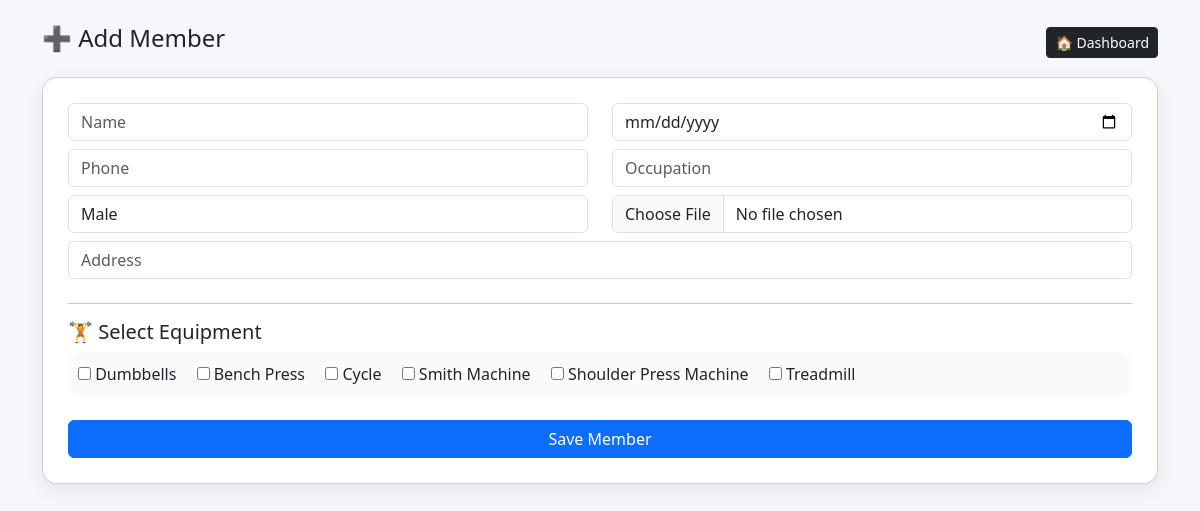
The page /add_member.php on the database its author committed.
### tables this page shows
CREATE TABLE `equipment` (
  `id` int(11) NOT NULL,
  `name` varchar(100) DEFAULT NULL,
  `quantity` int(11) DEFAULT NULL,
  `status` varchar(20) DEFAULT 'working'
);

### add_member.php (the view, shortened to what this page needs)
<?php
include("../includes/db.php");
$equipment = $conn->query("SELECT * FROM equipment");
?>
<!DOCTYPE html>
<html>
<head>
    <link href="https://cdn.jsdelivr.net/npm/bootstrap@5.3.0/dist/css/bootstrap.min.css" rel="stylesheet">
</head>
<body>
<div class="container mt-4">
<div class="d-flex justify-content-between align-items-center mb-3">
    <h4>➕ Add Member</h4>
    <a href="../dashboard.php" class="btn btn-dark btn-sm">🏠 Dashboard</a>
</div>
<div class="card">
<form method="POST" enctype="multipart/form-data">
<div class="row">
<div class="col-md-6 mb-2">
<input type="text" name="name" class="form-control" placeholder="Name" required>
</div>
<div class="col-md-6 mb-2">
<input type="date" name="dob" class="form-control" required>
</div>
<div class="col-md-6 mb-2">
<input type="text" name="phone" class="form-control" placeholder="Phone" required>
</div>
<div class="col-md-6 mb-2">
<input type="text" name="occupation" class="form-control" placeholder="Occupation" required>
</div>
<div class="col-md-6 mb-2">
<select name="gender" class="form-control">
<option>Male</option>
</select>
</div>
<div class="col-md-6 mb-2">
<input type="file" name="photo" class="form-control" required>
</div>
<div class="col-md-12 mb-2">
<input type="text" name="address" class="form-control" placeholder="Address" required>
</div>
</div>
<hr>
<h5>🏋️ Select Equipment</h5>
<div class="equip-box">
<?php if($equipment){ while($e = $equipment->fetch_assoc()) { ?>
<label class="me-3">
<input type="checkbox" name="equipment[]" value="<?= $e['id'] ?>">
<?= $e['name'] ?>
</label>
<?php }} ?>
</div>
<br>
<button name="save" class="btn btn-primary w-100">Save Member</button>
</form>
</div>
</div>
</body>
</html>

### add_member.php (style rules this page uses)
body { background:#f5f7fb; font-family:Segoe UI; }
.card { background:white; padding:25px; border-radius:15px; box-shadow:0 6px 18px rgba(0,0,0,0.08); }
.equip-box { background:#f9fafb; padding:10px; border-radius:10px; }

### rows shown on the page
equipment: name "Dumbbells"
equipment: name "Bench Press"
equipment: name "Cycle"
equipment: name "Smith Machine"
equipment: name "Shoulder Press Machine"
equipment: name "Treadmill"
